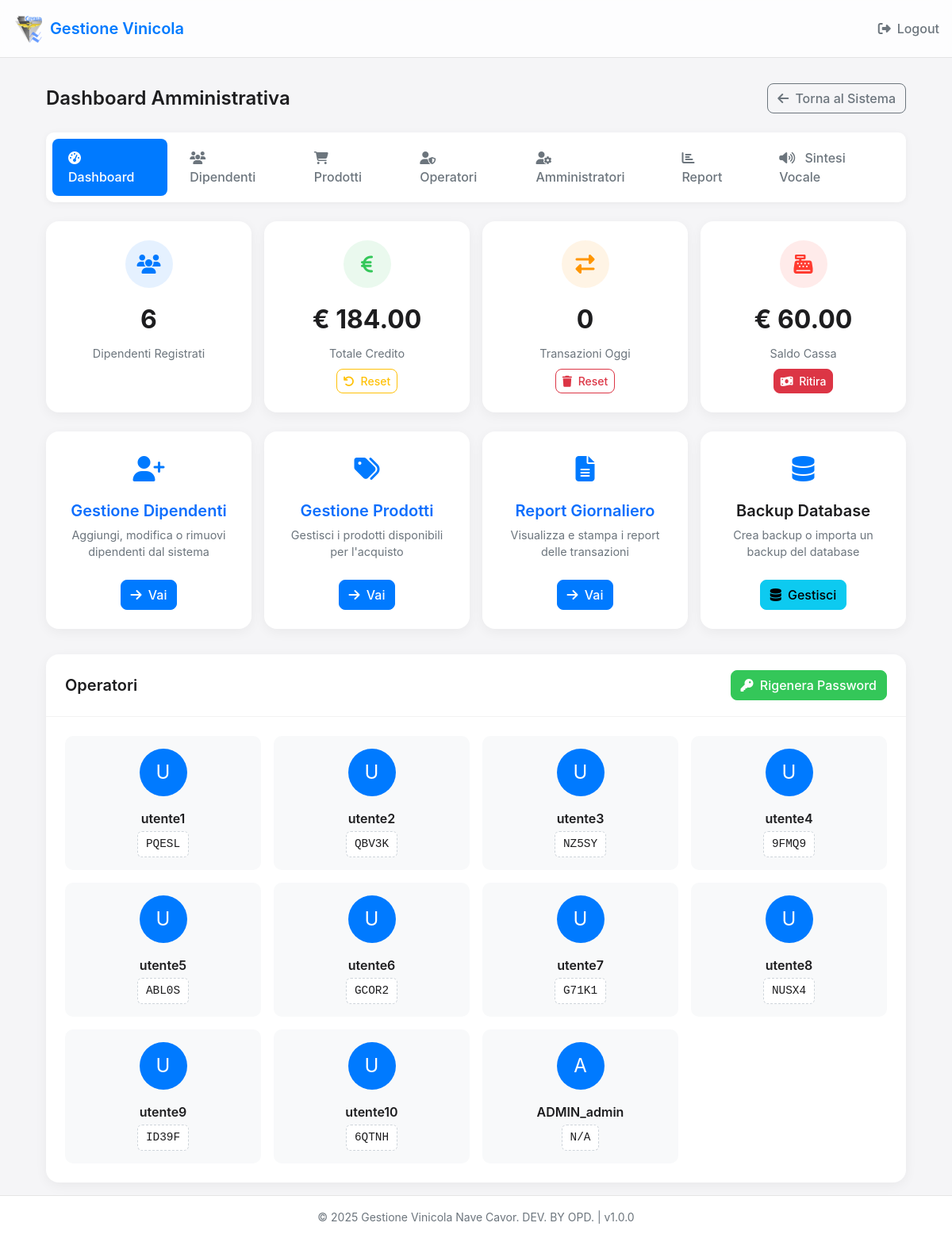
The app's page /admin/dashboard (signed in) with its own data.
### app.py (models this page shows)
class Operator(db.Model):
    id = db.Column(db.Integer, primary_key=True)
    username = db.Column(db.String(50), unique=True)  # utente1, utente2, ecc.
    password = db.Column(db.String(10))  # Password in chiaro per facilità di uso (5 caratteri)
    active = db.Column(db.Boolean, default=True)

### app.py (the view)
@app.route('/admin/dashboard')
def admin_dashboard():
    if session.get('admin_logged_in') != True:
        return redirect(url_for('admin_login'))
    employees_count = Employee.query.count()
    total_credit = db.session.query(db.func.sum(Employee.credit)).scalar() or 0
    transactions_today = Transaction.query.filter(
        Transaction.timestamp >= datetime.now().replace(hour=0, minute=0, second=0),
        Transaction.transaction_type != 'cancellation'
    ).count()
    operators = Operator.query.all()
    cash_register = Employee.query.filter_by(code='CASSA').first()
    cash_balance = float(cash_register.credit) if cash_register else 0.0
    is_super_admin = session.get('is_super_admin', False)
    return render_template(
        'admin_dashboard.html',
        employees_count=employees_count,
        total_credit=float(total_credit),
        transactions_today=transactions_today,
        operators=operators,
        is_super_admin=is_super_admin,
        cash_balance=cash_balance
    )

### app.py (called while the page is built)
@app.context_processor
def inject_app_info():
    now = datetime.now()
    return {
        'app_name': app.config['APP_NAME'],
        'app_version': app.config['APP_VERSION'],
        'now': now
    }

### templates/admin_dashboard.html (shortened to what this page needs)
{% extends "base.html" %}
{% block header_actions %}
<a href="{{ url_for('admin_logout') }}" class="logout-button">
    <i class="fas fa-sign-out-alt"></i> Logout
</a>
{% endblock %}
{% block content %}
<div class="admin-container">
    <div class="admin-header">
        <h1 class="admin-title">Dashboard Amministrativa</h1>
        <div>
            <a href="{{ url_for('index') }}" class="btn btn-outline-secondary">
                <i class="fas fa-arrow-left me-1"></i> Torna al Sistema
            </a>
        </div>
    </div>
    <div class="admin-tabs">
        <a href="{{ url_for('admin_dashboard') }}" class="admin-tab active">
            <i class="fas fa-tachometer-alt"></i> Dashboard
        </a>
        <a href="{{ url_for('admin_employees') }}" class="admin-tab">
            <i class="fas fa-users"></i> Dipendenti
        </a>
        <a href="{{ url_for('admin_products') }}" class="admin-tab">
            <i class="fas fa-shopping-cart"></i> Prodotti
        </a>
        <a href="{{ url_for('admin_operators') }}" class="admin-tab">
            <i class="fas fa-user-shield"></i> Operatori
        </a>
        {% if is_super_admin %}
        <a href="{{ url_for('admin_admins') }}" class="admin-tab">
            <i class="fas fa-user-cog"></i> Amministratori
        </a>
        {% endif %}
        <a href="{{ url_for('admin_reports') }}" class="admin-tab">
            <i class="fas fa-chart-bar"></i> Report
        </a>
        <a href="{{ url_for('admin_speech_config') }}" class="admin-tab">
            <i class="fas fa-volume-up"></i> Sintesi Vocale
        </a>
    </div>
    <div class="stats-row">
        <div class="stat-card">
            <div class="stat-icon stat-icon-blue">
                <i class="fas fa-users"></i>
            </div>
            <div class="stat-value">{{ employees_count }}</div>
            <div class="stat-label">Dipendenti Registrati</div>
        </div>
        <div class="stat-card">
            <div class="stat-icon stat-icon-green">
                <i class="fas fa-euro-sign"></i>
            </div>
            <div class="stat-value">€ {{ "%.2f"|format(total_credit) }}</div>
            <div class="stat-label">Totale Credito</div>
            <button type="button" class="btn btn-sm btn-outline-warning mt-2" onclick="openResetTotalCreditModal()" title="Reset Totale Credito">
                <i class="fas fa-undo me-1"></i> Reset
            </button>
        </div>
        <div class="stat-card">
            <div class="stat-icon stat-icon-orange">
                <i class="fas fa-exchange-alt"></i>
            </div>
            <div class="stat-value">{{ transactions_today }}</div>
            <div class="stat-label">Transazioni Oggi</div>
            <button type="button" class="btn btn-sm btn-outline-danger mt-2" onclick="openResetTodayTransactionsModal()" title="Reset Transazioni Oggi">
                <i class="fas fa-trash me-1"></i> Reset
            </button>
        </div>
        <div class="stat-card">
            <div class="stat-icon" style="background-color: rgba(255, 59, 48, 0.1); color: var(--danger-color);">
                <i class="fas fa-cash-register"></i>
            </div>
            <div class="stat-value">€ {{ "%.2f"|format(cash_balance) }}</div>
            <div class="stat-label">Saldo Cassa</div>
            <button class="btn btn-danger btn-sm mt-2" id="withdrawCashBtn" {% if cash_balance <= 0 %}disabled{% endif %}>
                <i class="fas fa-money-bill-wave me-1"></i> Ritira
            </button>
        </div>
    </div>
    <div class="action-row">
        <a href="{{ url_for('admin_employees') }}" class="action-card text-decoration-none">
            <div class="action-icon">
                <i class="fas fa-user-plus"></i>
            </div>
            <h3 class="action-title">Gestione Dipendenti</h3>
            <p class="action-description">Aggiungi, modifica o rimuovi dipendenti dal sistema</p>
            <button class="btn btn-primary">
                <i class="fas fa-arrow-right me-1"></i> Vai
            </button>
        </a>
        <a href="{{ url_for('admin_products') }}" class="action-card text-decoration-none">
            <div class="action-icon">
                <i class="fas fa-tags"></i>
            </div>
            <h3 class="action-title">Gestione Prodotti</h3>
            <p class="action-description">Gestisci i prodotti disponibili per l'acquisto</p>
            <button class="btn btn-primary">
                <i class="fas fa-arrow-right me-1"></i> Vai
            </button>
        </a>
        <a href="{{ url_for('admin_reports') }}" class="action-card text-decoration-none">
            <div class="action-icon">
                <i class="fas fa-file-alt"></i>
            </div>
            <h3 class="action-title">Report Giornaliero</h3>
            <p class="action-description">Visualizza e stampa i report delle transazioni</p>
            <button class="btn btn-primary">
                <i class="fas fa-arrow-right me-1"></i> Vai
            </button>
        </a>
        <div class="action-card text-decoration-none" style="cursor: pointer;" onclick="openBackupModal()">
            <div class="action-icon">
                <i class="fas fa-database"></i>
            </div>
            <h3 class="action-title">Backup Database</h3>
            <p class="action-description">Crea backup o importa un backup del database</p>
            <button class="btn btn-info">
                <i class="fas fa-database me-1"></i> Gestisci
            </button>
        </div>
    </div>
    <div class="operators-section">
        <div class="operators-card">
            <div class="operators-header">
                <h3 class="operators-title">Operatori</h3>
                <button class="btn btn-success" id="regeneratePasswordsBtn">
                    <i class="fas fa-key me-1"></i> Rigenera Password
                </button>
            </div>
            <div class="operators-grid">
                {% for operator in operators %}
                <div class="operator-card">
                    <div class="operator-avatar">
                        {{ operator.username[0]|upper }}
                    </div>
                    <div class="operator-username">{{ operator.username }}</div>
                    <div class="operator-password">{{ operator.password }}</div>
                </div>
                {% endfor %}
            </div>
        </div>
    </div>
</div>
{% endblock %}

### templates/base.html (style rules this page uses)
:root { --primary-color: #007aff; --secondary-color: #5ac8fa; --success-color: #34c759; --danger-color: #ff3b30; --warning-color: #ffcc00; --info-color: #5ac8fa; --light-color: #f2f2f7; --dark-color: #1c1c1e; }
body { font-family: -apple-system, BlinkMacSystemFont, 'Segoe UI', Roboto, Helvetica, Arial, sans-serif; background-color: #f5f5f7; color: #1d1d1f; margin: 0; padding: 0; min-height: 100vh; display: flex; flex-direction: column; }
.btn { border-radius: 8px; font-weight: 500; }
.btn-primary { background-color: var(--primary-color); border-color: var(--primary-color); }
.btn-success { background-color: var(--success-color); border-color: var(--success-color); }
.admin-container { max-width: 1200px; margin: 0 auto; padding: 0 1rem; }
.admin-header { display: flex; justify-content: space-between; align-items: center; margin-bottom: 1.5rem; }
.admin-title { font-size: 1.5rem; font-weight: 600; margin: 0; }
.admin-tabs { display: flex; gap: 0.5rem; background-color: white; padding: 0.5rem; border-radius: 10px; margin-bottom: 1.5rem; box-shadow: 0 2px 10px rgba(0, 0, 0, 0.05); }
.admin-tab { padding: 0.75rem 1.25rem; border-radius: 8px; color: #6c757d; text-decoration: none; font-weight: 500; transition: all 0.2s; }
.admin-tab.active { background-color: var(--primary-color); color: white; }
.admin-tab i { margin-right: 0.5rem; }

### templates/admin_dashboard.html (style rules this page uses)
.admin-container { margin-top: 1rem; }
.stats-row { display: grid; grid-template-columns: repeat(auto-fit, minmax(250px, 1fr)); gap: 1rem; margin-bottom: 1.5rem; }
.stat-card { background-color: white; border-radius: 16px; padding: 1.5rem; box-shadow: 0 4px 15px rgba(0, 0, 0, 0.05); display: flex; flex-direction: column; align-items: center; text-align: center; }
.stat-icon { width: 60px; height: 60px; border-radius: 50%; display: flex; align-items: center; justify-content: center; margin-bottom: 1rem; font-size: 1.5rem; }
.stat-icon-blue { background-color: rgba(0, 122, 255, 0.1); color: var(--primary-color); }
.stat-icon-green { background-color: rgba(52, 199, 89, 0.1); color: var(--success-color); }
.stat-icon-orange { background-color: rgba(255, 149, 0, 0.1); color: #ff9500; }
.stat-value { font-size: 2rem; font-weight: 700; margin-bottom: 0.5rem; color: #1d1d1f; }
.stat-label { font-size: 0.9rem; color: #6c757d; }
.action-row { display: grid; grid-template-columns: repeat(auto-fit, minmax(250px, 1fr)); gap: 1rem; margin-bottom: 1.5rem; }
.action-card { background-color: white; border-radius: 16px; padding: 1.5rem; box-shadow: 0 4px 15px rgba(0, 0, 0, 0.05); text-align: center; transition: transform 0.2s, box-shadow 0.2s; }
.action-icon { font-size: 2rem; margin-bottom: 1rem; color: var(--primary-color); }
.action-title { font-size: 1.25rem; font-weight: 600; margin-bottom: 0.5rem; }
.action-description { font-size: 0.9rem; color: #6c757d; margin-bottom: 1.5rem; }
.operators-section { margin-top: 2rem; }
.operators-card { background-color: white; border-radius: 16px; box-shadow: 0 4px 15px rgba(0, 0, 0, 0.05); overflow: hidden; }
.operators-header { display: flex; justify-content: space-between; align-items: center; padding: 1.25rem 1.5rem; border-bottom: 1px solid rgba(0, 0, 0, 0.05); }
.operators-title { font-size: 1.25rem; font-weight: 600; margin: 0; }
.operators-grid { display: grid; grid-template-columns: repeat(auto-fill, minmax(200px, 1fr)); gap: 1rem; padding: 1.5rem; }
.operator-card { background-color: #f8f9fa; border-radius: 10px; padding: 1rem; display: flex; flex-direction: column; align-items: center; }
.operator-avatar { width: 60px; height: 60px; background-color: var(--primary-color); color: white; border-radius: 50%; display: flex; align-items: center; justify-content: center; margin-bottom: 1rem; font-size: 1.5rem; }
.operator-username { font-weight: 600; margin-bottom: 0.25rem; }
.operator-password { font-family: monospace; background-color: white; padding: 0.3rem 0.6rem; border-radius: 6px; border: 1px dashed #ced4da; font-size: 0.9rem; }
.logout-button { color: #6c757d; text-decoration: none; display: flex; align-items: center; font-weight: 500; transition: all 0.2s; }
.logout-button i { margin-right: 0.5rem; }

### records on screen
Operator: username "U", username "utente1", password "PQESL"
Operator: username "U", username "utente2", password "QBV3K"
Operator: username "U", username "utente3", password "NZ5SY"
Operator: username "U", username "utente4", password "9FMQ9"
Operator: username "U", username "utente5", password "ABL0S"
Operator: username "U", username "utente6", password "GCOR2"
Operator: username "U", username "utente7", password "G71K1"
Operator: username "U", username "utente8", password "NUSX4"
Operator: username "U", username "utente9", password "ID39F"
Operator: username "U", username "utente10", password "6QTNH"
Operator: username "A", username "ADMIN_admin", password "N/A"

### other values on screen
{{ app_name }} "Gestione Vinicola"
{{ employees_count }} "6"
{{ "%.2f"|format(total_credit) }} "184.00"
{{ transactions_today }} "0"
{{ "%.2f"|format(cash_balance) }} "60.00"
{{ now.year|default(2025) }} "2025"
{{ app_version }} "1.0.0"
